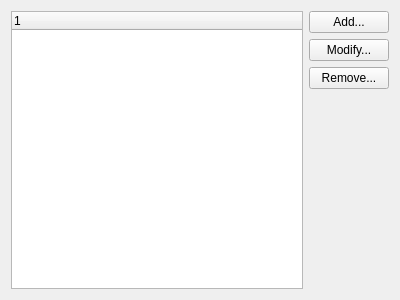
<?xml version="1.0" encoding="UTF-8"?>
<ui version="4.0">
 <class>SieveEditorConfigureServerWidget</class>
 <widget class="QWidget" name="SieveEditorConfigureServerWidget">
  <property name="geometry">
   <rect>
    <x>0</x>
    <y>0</y>
    <width>400</width>
    <height>300</height>
   </rect>
  </property>
  <property name="windowTitle">
   <string>Form</string>
  </property>
  <layout class="QGridLayout" name="gridLayout">
   <item row="0" column="0" rowspan="2">
    <widget class="ServerSieveListWidget" name="serverSieveListWidget"/>
   </item>
   <item row="0" column="1">
    <layout class="QVBoxLayout" name="verticalLayout">
     <item>
      <widget class="QPushButton" name="addServer">
       <property name="text">
        <string>Add...</string>
       </property>
      </widget>
     </item>
     <item>
      <widget class="QPushButton" name="modifyServer">
       <property name="text">
        <string>Modify...</string>
       </property>
      </widget>
     </item>
     <item>
      <widget class="QPushButton" name="removeServer">
       <property name="text">
        <string>Remove...</string>
       </property>
      </widget>
     </item>
    </layout>
   </item>
   <item row="1" column="1">
    <spacer name="verticalSpacer">
     <property name="orientation">
      <enum>Qt::Vertical</enum>
     </property>
     <property name="sizeHint" stdset="0">
      <size>
       <width>20</width>
       <height>193</height>
      </size>
     </property>
    </spacer>
   </item>
  </layout>
 </widget>
 <customwidgets>
  <customwidget>
   <class>ServerSieveListWidget</class>
   <extends>QTreeWidget</extends>
   <header>serversievelistwidget.h</header>
  </customwidget>
 </customwidgets>
 <resources/>
 <connections/>
</ui>
